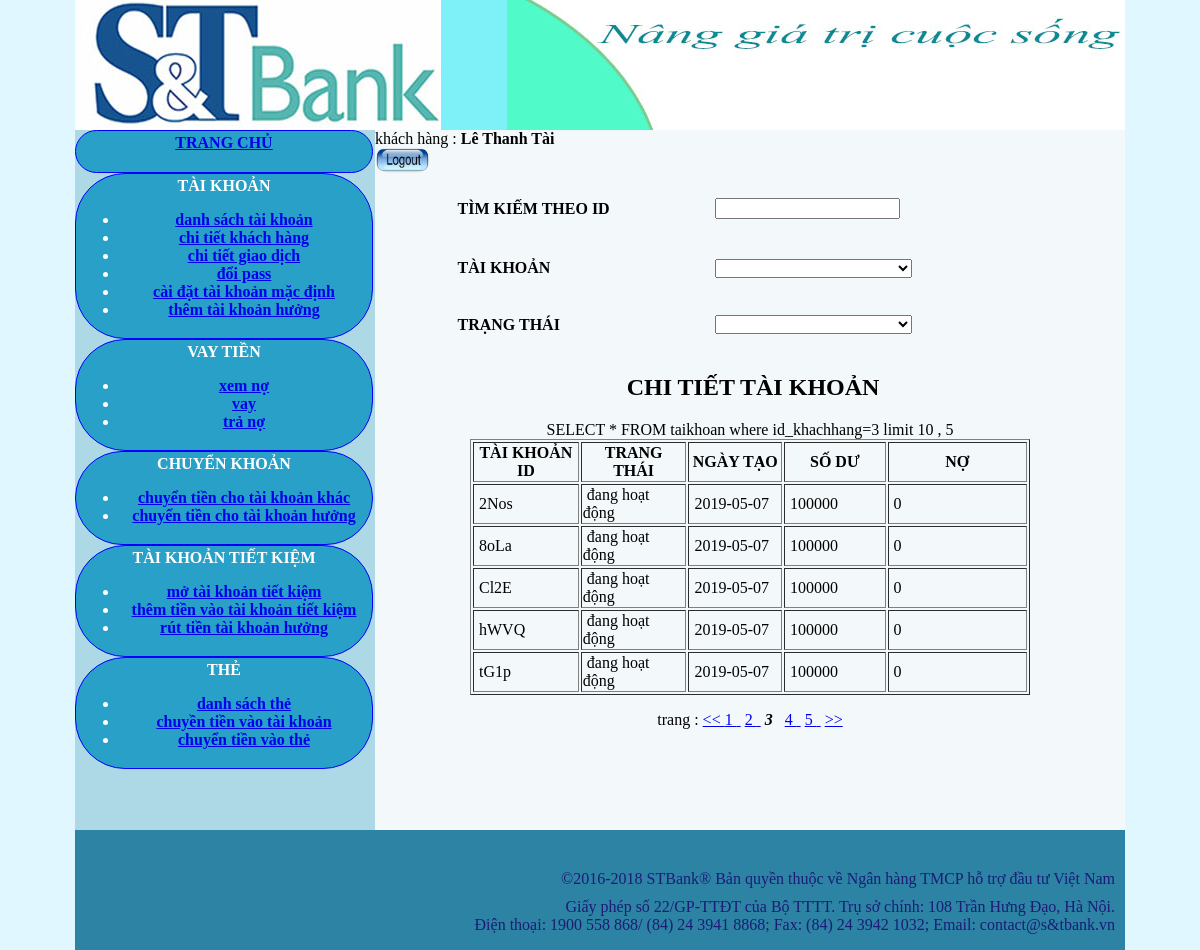
Screenshot of /acctrangchu.php?ts=dstk&page=3 (signed in) with the database file from the repository.
### tables this page shows
CREATE TABLE `taikhoan` (
  `id_taikhoan` int(25) NOT NULL,
  `taikhoanid` varchar(25) NOT NULL,
  `id_khachhang` varchar(25) NOT NULL,
  `trangthai` varchar(25) NOT NULL,
  `ngaytao` date NOT NULL,
  `sodu` double NOT NULL,
  `no` double DEFAULT NULL
);

### DBconnect.php (called while the page is built, shortened)
<?php
class control {
	private $con ;
	public function setCon ($conn){
		$this->con = $conn ;
	}
	function control ($conn){
		$this->con = $conn ;
	}
	public function query ($que){
		 $conn = $this->con ;
		return mysqli_query($conn,$que) ;
	}
	public function fetch_arr($que){
		return @mysqli_fetch_assoc($que);
	}
}
$hostname = 'localhost:3306';
$username = 'root';
$password = '';
$dbname = "test";
$conn = mysqli_connect($hostname, $username, $password,$dbname);
        mysqli_set_charset($conn, 'UTF8');
 $control = new control($conn);
?>

### danhsachtaikhoan.php (the view, shortened to what this page needs)
<?php require("DBconnect.php") ;?>
	<?php
	    $sql = "SELECT * FROM taikhoan where id_khachhang=$_SESSION[id_khachhang]";
	?>
<form id="form1" name="form1" method="get" action="acctrangchu.php" >
           	  <table width="591" height="177"  align="center">
        	    <tr>
				  <td> <strong> TÌM KIẾM THEO ID</strong></td>
				   <td> <label><input type="input" name ="timkiem" onChange="form1.submit()" > </label></td>
				  </tr>
        	    <tr>
        	      <td><strong> TÀI KHOẢN </strong></td>
        	   <td><label>
        	        <select name="taikhoan" id="taikhoan" onchange="form1.submit()"  >
                             <option value="">&nbsp; &nbsp; &nbsp; &nbsp; &nbsp; &nbsp; &nbsp; &nbsp; &nbsp; &nbsp; &nbsp; &nbsp; &nbsp; &nbsp; &nbsp; &nbsp; &nbsp; &nbsp; &nbsp; &nbsp; &nbsp; &nbsp;  &nbsp; &nbsp; </option>
      	            </select>
      	        </label></td>
      	      </tr>
				  <tr>
        	      <td><strong>TRẠNG THÁI </strong></td>
        	   <td><label>
        	        <select name="trangthai" id="trangthai"  onchange="form1.submit()" >
                             <option value="">&nbsp; &nbsp; &nbsp; &nbsp; &nbsp; &nbsp; &nbsp; &nbsp; &nbsp; &nbsp; &nbsp; &nbsp; &nbsp; &nbsp; &nbsp; &nbsp; &nbsp; &nbsp; &nbsp; &nbsp; &nbsp; &nbsp;  &nbsp; &nbsp; </option>
      	            </select>
      	        </label></td>
      	      </tr>
	</table>
<div align="center" >
     		 <h2>&nbsp;CHI TIẾT TÀI KHOẢN</h2>
     		 <table width="560" border="1"  align="center">
     		   <tr >
     		     <th  width="105" scope="col">TÀI KHOẢN ID</th>
                 <th width="105" scope="col">TRANG THÁI</th>
                 <th width="93" scope="col">NGÀY TẠO</th>
                 <th width="101" scope="col">SỐ DƯ</th>
                 <th width="144" scope="col">NỢ</th>
      </tr>
				<?php
				 $truyendulieu ="";
				 ?>
				 <?php
  $kq = $control->query($sql);
  $tsp = mysqli_num_rows($kq);
  $sd = 5 ;
  $sn = 5 ;
  $tst = ceil($tsp/$sd);
  $tsn = ceil($tst/$sn);
  if (isset($_GET["gr"])){
	  $gr = $_GET["gr"];
	  $page = ($gr  - 1) * $sn + 1 ;
	  }
  else if (isset($_GET["page"])){
	  $page = $_GET["page"] ;
	  }
	  else {
		  $gr = $page = 1 ;}
	$vitri = ($page - 1) * $sd ;
	$sql.= " limit $vitri , $sd ";
	$kq = $control->query($sql);
  ?>
  <?php
   while($taikhoan = $control->fetch_arr($kq)){
					 if ($taikhoan["trangthai"] == 2) $trangthai = "đang hoạt động" ;
					 else $trangthai = "tạm ngưng";
					if(isset($_GET["timkiem"]))$tais=highlightKeywords($taikhoan["taikhoanid"],$_GET["timkiem"]);
	                else $tais = $taikhoan["taikhoanid"];
					 echo "
                   <tr>
                    <td>&nbsp;$tais</td>
                    <td>&nbsp;$trangthai</td>
                    <td>&nbsp;$taikhoan[ngaytao]</td>
                    <td>&nbsp;$taikhoan[sodu]</td>
                    <td>&nbsp;$taikhoan[no]</td>
                  </tr>";
	  }
				 ?>
   		   </table>
	<?php
  if ($page != 1 and $page != 2) {
  $dau = $page-2 ;
  }
  else $dau = 1;
	$cuoi = $page + 2;
  ?>
  <p> trang : <?php  if ($page != 1 ){
	  ?>
      <a href="acctrangchu.php?ts=dstk&page=<?php echo 1 ; echo $truyendulieu;?>"> << </a>
	  <?php
  }
  for($i=$dau;$i<=$cuoi;$i++){
	     if ($page == $i) echo " <b> <i> $i </i> </b> &nbsp;";
		 else {
			 ?>
	       <a href="acctrangchu.php?ts=dstk&page=<?php echo $i ; echo $truyendulieu;?> "><?php echo $i ; ?> &nbsp;</a>
     <?php }
  }
   if ($page != $tsn ) {?> <a href="acctrangchu.php?ts=dstk&page=<?php echo $tst ;echo $truyendulieu; ?>"> >> </a>  <?php
   }
  ?></p>

### index.css (style rules this page uses)
body { background-color: #e1f7ff; margin-top: 0px; margin-bottom: 0px; }

### rows the page displays
taikhoan: taikhoanid "2Nos", trangthai "đang hoạt động", ngaytao "2019-05-07", sodu "100000", no "0"
taikhoan: taikhoanid "8oLa", trangthai "đang hoạt động", ngaytao "2019-05-07", sodu "100000", no "0"
taikhoan: taikhoanid "Cl2E", trangthai "đang hoạt động", ngaytao "2019-05-07", sodu "100000", no "0"
taikhoan: taikhoanid "hWVQ", trangthai "đang hoạt động", ngaytao "2019-05-07", sodu "100000", no "0"
taikhoan: taikhoanid "tG1p", trangthai "đang hoạt động", ngaytao "2019-05-07", sodu "100000", no "0"

### other values shown
$_SESSION["ho"] "Lê Thanh"
$_SESSION["ten"] "Tài"
